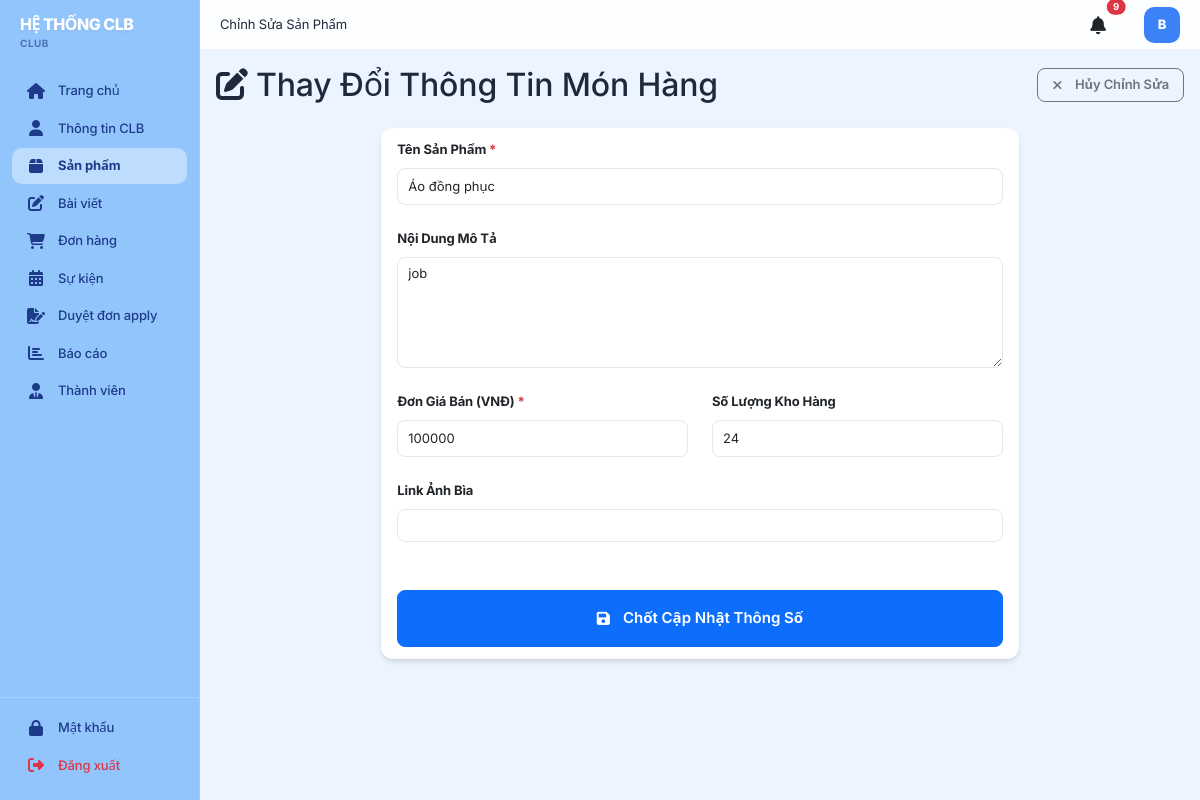
Page /club/products/edit/1 (signed in) on the committed database.
### models.py (models this page shows, shortened)
class User(db.Model):
    __tablename__ = 'users'
    id = db.Column(db.Integer, primary_key=True)
    username = db.Column(db.String(120), unique=True, nullable=False)
    email = db.Column(db.String(120), unique=True, nullable=False)
    password_hash = db.Column(db.String(255), nullable=False)
    user_type = db.Column(db.String(20), nullable=False)  # student, club, admin
    status = db.Column(db.String(20), default=STATUS_ACTIVE)  # active, inactive
    created_at = db.Column(db.DateTime, default=datetime.utcnow)
    updated_at = db.Column(db.DateTime, default=datetime.utcnow, onupdate=datetime.utcnow)
    student_profile = db.relationship('Student', backref='user', uselist=False, cascade='all, delete-orphan')
    club_profile = db.relationship('Club', backref='user', uselist=False, cascade='all, delete-orphan', foreign_keys='Club.user_id')
    def is_student(self):
        return self.user_type == USER_TYPE_STUDENT
    def is_club(self):
        return self.user_type == USER_TYPE_CLUB

class Product(db.Model):
    __tablename__ = 'products'
    id = db.Column(db.Integer, primary_key=True)
    club_id = db.Column(db.Integer, db.ForeignKey('clubs.id'), nullable=False)
    product_name = db.Column(db.String(200), nullable=False)
    description = db.Column(db.Text)
    price = db.Column(db.Float, nullable=False)
    quantity = db.Column(db.Integer, default=0)
    image_url = db.Column(db.String(255))
    status = db.Column(db.String(20), default=STATUS_PENDING)  # pending, approved, active, inactive
    created_at = db.Column(db.DateTime, default=datetime.utcnow)
    updated_at = db.Column(db.DateTime, default=datetime.utcnow, onupdate=datetime.utcnow)
    order_items = db.relationship('OrderItem', backref='product', cascade='all, delete-orphan')

### app.py (the view, shortened to what this page needs)
@app.route('/club/products/edit/<int:product_id>', methods=['GET', 'POST'])
@login_required
def edit_product(product_id):
    if not current_user.is_club():
        return redirect(url_for('index'))
    product = Product.query.get_or_404(product_id)
    if product.club_id != current_user.club_profile.id:
        flash('Bạn không có quyền', 'danger')
        return redirect(url_for('club_products'))
    return render_template('club/edit_product.html', product=product)

### templates/club/edit_product.html (shortened to what this page needs)
{% extends "base.html" %}
{% block page_title %}Chỉnh Sửa Sản Phẩm{% endblock %}
{% block content %}
<div class="d-flex justify-content-between align-items-center mb-4">
    <h2 class="page-title mb-0">
        <i class="fas fa-edit me-2"></i>Thay Đổi Thông Tin Món Hàng
    </h2>
    <a href="{{ url_for('club_products') }}" class="btn btn-outline-secondary">
        <i class="fas fa-times me-2"></i>Hủy Chỉnh Sửa
    </a>
</div>
<div class="row justify-content-center">
    <div class="col-md-8">
        <div class="card shadow-sm border-0 rounded-4">
            <div class="card-body p-5">
                <form action="{{ url_for('edit_product', product_id=product.id) }}" method="POST">
                    <div class="mb-4">
                        <label for="product_name" class="form-label fw-bold">Tên Sản Phẩm <span class="text-danger">*</span></label>
                        <input type="text" class="form-control form-control-lg" id="product_name" name="product_name" required value="{{ product.product_name }}">
                    </div>
                    <div class="mb-4">
                        <label for="description" class="form-label fw-bold">Nội Dung Mô Tả</label>
                        <textarea class="form-control" id="description" name="description" rows="5">{{ product.description }}</textarea>
                    </div>
                    <div class="row mb-4">
                        <div class="col-md-6">
                            <label for="price" class="form-label fw-bold">Đơn Giá Bán (VNĐ) <span class="text-danger">*</span></label>
                            <input type="number" class="form-control form-control-lg" id="price" name="price" required min="1000" step="1" value="{{ product.price | int }}">
                        </div>
                        <div class="col-md-6">
                            <label for="quantity" class="form-label fw-bold">Số Lượng Kho Hàng</label>
                            <input type="number" class="form-control form-control-lg" id="quantity" name="quantity" min="0" value="{{ product.quantity }}">
                        </div>
                    </div>
                     <div class="mb-4">
                        <label for="image_url" class="form-label fw-bold">Link Ảnh Bìa</label>
                        <input type="url" class="form-control" id="image_url" name="image_url" value="{{ product.image_url }}">
                    </div>
                    <div class="d-grid mt-5">
                        <button type="submit" class="btn btn-primary btn-lg p-3" style="font-weight: 600;">
                            <i class="fas fa-save me-2"></i>Chốt Cập Nhật Thông Số
                        </button>
                    </div>
                </form>
            </div>
        </div>
    </div>
</div>
{% endblock %}

### templates/base.html (shortened to what this page needs)
<!DOCTYPE html>
<html lang="vi">
<head>
    <link href="https://cdn.jsdelivr.net/npm/bootstrap@5.3.0/dist/css/bootstrap.min.css" rel="stylesheet">
    <link rel="stylesheet" href="https://cdnjs.cloudflare.com/ajax/libs/font-awesome/6.4.0/css/all.min.css">
<link rel="stylesheet" href="{{ url_for('static', filename='css/style.css') }}">
</head>
<body>
    <div class="layout">
        {% if not hide_sidebar %}
        <div class="sidebar">
            <div class="logo">
                <h5>HỆ THỐNG CLB</h5>
                <p>{% if current_user.is_authenticated %}{{ current_user.user_type }}{% else %}Sinh viên{% endif %}</p>
            </div>
            <nav class="sidebar-nav">
                {% if current_user.is_authenticated %}
                    {% if current_user.is_student() %}
                        <div class="nav-item">
                            <a href="{{ url_for('student_dashboard') }}" class="nav-link {% if request.endpoint == 'student_dashboard' %}active{% endif %}">
                                <i class="fas fa-home"></i> Trang chủ
                            </a>
                        </div>
                        <div class="nav-item">
                            <a href="{{ url_for('student_profile') }}" class="nav-link {% if request.endpoint and 'profile' in request.endpoint %}active{% endif %}">
                                <i class="fas fa-user"></i> Hồ sơ cá nhân
                            </a>
                        </div>
                        <div class="nav-item">
                            <a href="{{ url_for('student_activities') }}" class="nav-link {% if request.endpoint == 'student_activities' %}active{% endif %}">
                                <i class="fas fa-tasks"></i> Hoạt động của tôi
                            </a>
                        </div>
                        <div class="nav-item">
                            <a href="{{ url_for('student_clubs') }}" class="nav-link {% if request.endpoint == 'student_clubs' %}active{% endif %}">
                                <i class="fas fa-users"></i> Khám phá CLB
                            </a>
                        </div>
                        <div class="nav-item">
                            <a href="{{ url_for('student_events') }}" class="nav-link {% if request.endpoint == 'student_events' %}active{% endif %}">
                                <i class="fas fa-calendar"></i> Sự kiện
                            </a>
                        </div>
                        <div class="nav-item">
                            <a href="{{ url_for('products_list') }}" class="nav-link {% if 'product' in request.endpoint|string %}active{% endif %}">
                                <i class="fas fa-shopping-bag"></i> Cửa hàng
                            </a>
                        </div>
                        <div class="nav-item">
                            <a href="{{ url_for('cart') }}" class="nav-link {% if request.endpoint == 'cart' %}active{% endif %}">
                                <i class="fas fa-shopping-cart"></i> Giỏ hàng
                            </a>
                        </div>
                        <div class="nav-item">
                            <a href="{{ url_for('orders_list') }}" class="nav-link {% if request.endpoint == 'orders_list' %}active{% endif %}">
                                <i class="fas fa-receipt"></i> Đơn hàng
                            </a>
                        </div>
                        <div class="nav-item">
                            <a href="{{ url_for('student_club_register') }}" class="nav-link {% if request.endpoint == 'student_club_register' %}active{% endif %}">
                                <i class="fas fa-edit"></i> Đăng ký CLB
                            </a>
                        </div>
                    {% elif current_user.is_club() %}
                        <div class="nav-item">
                            <a href="{{ url_for('club_dashboard') }}" class="nav-link {% if request.endpoint == 'club_dashboard' %}active{% endif %}">
                                <i class="fas fa-home"></i> Trang chủ
                            </a>
                        </div>
                        <div class="nav-item">
                            <a href="{{ url_for('club_profile') }}" class="nav-link {% if request.endpoint == 'club_profile' %}active{% endif %}">
                                <i class="fas fa-user"></i> Thông tin CLB
                            </a>
                        </div>
                        <div class="nav-item">
                            <a href="{{ url_for('club_products') }}" class="nav-link {% if 'product' in request.endpoint|string %}active{% endif %}">
                                <i class="fas fa-box"></i> Sản phẩm
                            </a>
                        </div>
                        <div class="nav-item">
                            <a href="{{ url_for('club_posts') }}" class="nav-link {% if 'post' in request.endpoint|string %}active{% endif %}">
                                <i class="fas fa-edit"></i> Bài viết
                            </a>
                        </div>
                        <div class="nav-item">
                            <a href="{{ url_for('club_orders') }}" class="nav-link {% if 'order' in request.endpoint|string %}active{% endif %}">
                                <i class="fas fa-shopping-cart"></i> Đơn hàng
                            </a>
                        </div>
                        <div class="nav-item">
                            <a href="{{ url_for('club_events') }}" class="nav-link {% if 'event' in request.endpoint|string %}active{% endif %}">
                                <i class="fas fa-calendar-alt"></i> Sự kiện
                            </a>
                        </div>
                        <div class="nav-item">
                            <a href="{{ url_for('club_applications') }}" class="nav-link {% if request.endpoint == 'club_applications' %}active{% endif %}">
                                <i class="fas fa-file-signature"></i> Duyệt đơn apply
                            </a>
                        </div>
                        <div class="nav-item">
                            <a href="{{ url_for('club_reports') }}" class="nav-link {% if request.endpoint == 'club_reports' %}active{% endif %}">
                                <i class="fas fa-chart-bar"></i> Báo cáo
                            </a>
                        </div>
                        <div class="nav-item">
                            <a href="{{ url_for('club_members') }}" class="nav-link {% if request.endpoint == 'club_members' %}active{% endif %}">
                                <i class="fas fa-user-tie"></i> Thành viên
                            </a>
                        </div>
                    {% endif %}
                {% endif %}
            </nav>
            {% if current_user.is_authenticated %}
            <div class="sidebar-footer">
                <div class="nav-item">
                    <a href="{{ url_for('change_credentials') }}" class="nav-link {% if request.endpoint == 'change_credentials' %}active{% endif %}">
                        <i class="fas fa-lock"></i> Mật khẩu
                    </a>
                </div>
                <div class="nav-item">
                    <a href="{{ url_for('logout') }}" class="nav-link text-danger">
                        <i class="fas fa-sign-out-alt"></i> Đăng xuất
                    </a>
                </div>
            </div>
            {% endif %}
        </div>
        {% endif %}
        <div class="main-container {% if hide_sidebar %}no-sidebar{% endif %}">
            {% if not hide_sidebar %}
            <div class="top-header">
                <div class="header-left">
                    {% block page_title %}{% endblock %}
                </div>
                <div class="header-right">
                    <a href="{{ url_for('notifications_list') }}" class="notification-icon position-relative text-dark text-decoration-none me-3">
                        <i class="fas fa-bell"></i>
                        {% if unread_count > 0 %}
                        <span class="position-absolute top-0 start-100 translate-middle badge rounded-pill bg-danger" style="font-size: 0.6rem; padding: 0.35em 0.65em; border: 2px solid #fff;">
                            {{ unread_count if unread_count < 100 else '99+' }}
                        </span>
                        {% endif %}
                    </a>
                    {% if current_user.is_authenticated %}
                        {% set avatar = None %}
                        {% if current_user.is_student() and current_user.student_profile and current_user.student_profile.avatar_url %}
                            {% set avatar = current_user.student_profile.avatar_url %}
                        {% elif current_user.is_club() and current_user.club_profile and current_user.club_profile.logo_url %}
                            {% set avatar = current_user.club_profile.logo_url %}
                        {% endif %}
                        {% if avatar %}
                        <div class="user-avatar border border-2 shadow-sm" title="{{ current_user.username }}">
                            <img src="{{ avatar }}" alt="Avatar" style="width: 100%; height: 100%; object-fit: cover; border-radius: 50%;">
                        </div>
                        {% else %}
                        <div class="user-avatar" title="{{ current_user.username or 'User' }}">
                            {{ (current_user.username[0].upper() if current_user.username else '?') }}
                        </div>
                        {% endif %}
                    {% endif %}
                </div>
            </div>
            {% endif %}
            <div class="content-area">
                {% block content %}{% endblock %}
            </div>
        </div>
    </div>
</body>
</html>

### rows in the picture
User: user_type "CLUB", username "B"
Product: product_name "Áo đồng phục", description "job", price "100000", quantity "24"

### other values in the picture
{{ unread_count if unread_count < 100 else '99+' }} "9"
